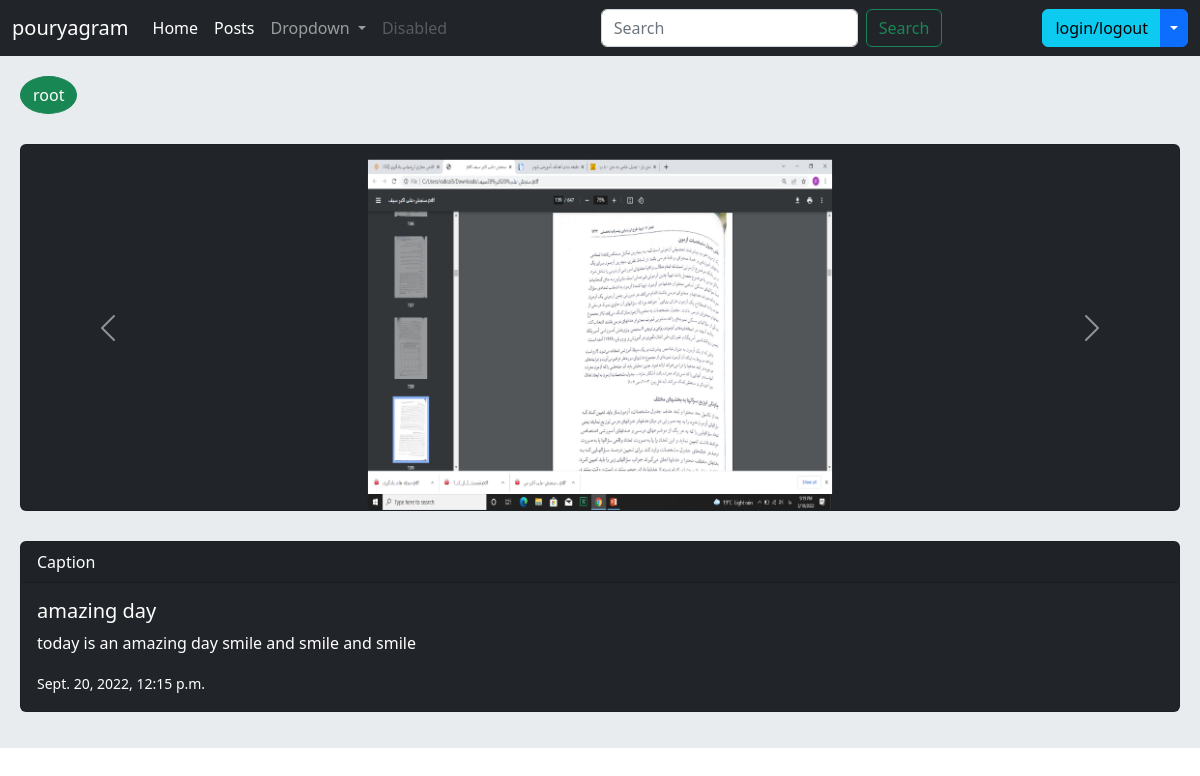
The app's page /post/detail-post/17/amazing-day/ with its own data.
### post/models.py (models this page shows, shortened)
class Post(models.Model):
    user = models.ForeignKey(User, on_delete=models.CASCADE)
    title = models.CharField(max_length=100)
    slug = models.SlugField(max_length=100)
    caption = models.TextField()
    created = models.DateTimeField(auto_now_add=True)
    updated = models.DateTimeField(auto_now=True)
    is_puplished = models.BooleanField(default=False)
    image = models.OneToOneField(Image, on_delete=models.CASCADE)

### post/views.py (the view)
# urls.py: path('detail-post/<int:id>/<slug:slug>/', views.ShowDetailPost.as_view(), name='detail-post'),
class ShowDetailPost(View):
    @staticmethod
    def get(request, id, slug):
        post = Post.objects.get(id=id, slug=slug)
        images = [post.image.image1, post.image.image2, post.image.image3, post.image.image4, post.image.image5]
        print(images)
        context = {
            'post': post,
            'images': images
        }
        return render(request, 'post/detail_post.html', context)

### post/templates/post/detail_post.html (shortened to what this page needs)
{% extends 'base.html' %}
{% block content %}
  <a class="btn btn-success" style="border-radius: 50%;">{{ post.user }}</a>
    <div id="carouselExampleControls" class="carousel slide card text-bg-dark" data-bs-ride="carousel" style="margin-top: 30px;">
        <div class="carousel-inner">
            {% for i in images %}
                {% if i.url != None %}
                    <div class="carousel-item active">
                        <center><img src="{{ i.url }}" alt="" style="width: 40%; height: 350px; margin-top: 15px;">
                        </center>
                    </div>
                {% endif %}
            {% endfor %}
        </div>
        <button class="carousel-control-prev" type="button" data-bs-target="#carouselExampleControls"
                data-bs-slide="prev">
            <span class="carousel-control-prev-icon" aria-hidden="true"></span>
        </button>
        <button class="carousel-control-next" type="button" data-bs-target="#carouselExampleControls"
                data-bs-slide="next">
            <span class="carousel-control-next-icon" aria-hidden="true"></span>
        </button>
    </div>
    <div class="card text-bg-dark mb-3" style="margin-top: 30px;">
        <div class="card-header">Caption</div>
        <div class="card-body">
            <h5 class="card-title">{{ post.title }}</h5>
            <p class="card-text">{{ post.caption }}</p>
            <small>{{ post.created }}</small>
        </div>
{% endblock %}

### records on screen
Post: user "root", title "amazing day", caption "today is an amazing day smile and smile and smile", created "Sept. 20, 2022, 12:15 p.m."
